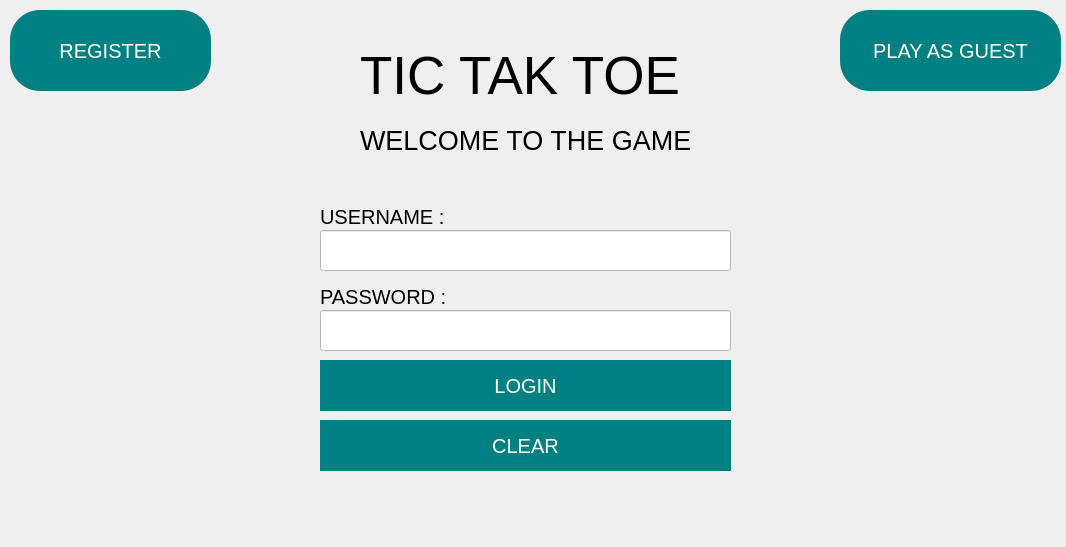
<?xml version="1.0" encoding="UTF-8"?>
<ui version="4.0">
 <class>MainWindow</class>
 <widget class="QMainWindow" name="MainWindow">
  <property name="geometry">
   <rect>
    <x>0</x>
    <y>0</y>
    <width>1066</width>
    <height>547</height>
   </rect>
  </property>
  <property name="windowTitle">
   <string>Login</string>
  </property>
  <property name="styleSheet">
   <string notr="true">QMainWindow {
background-image: url(:/image/5599352.jpg);
background-position:center;
}</string>
  </property>
  <widget class="QWidget" name="centralwidget">
   <widget class="QPushButton" name="RegisterButton_2">
    <property name="geometry">
     <rect>
      <x>10</x>
      <y>10</y>
      <width>201</width>
      <height>81</height>
     </rect>
    </property>
    <property name="font">
     <font>
      <pointsize>-1</pointsize>
     </font>
    </property>
    <property name="cursor">
     <cursorShape>PointingHandCursor</cursorShape>
    </property>
    <property name="styleSheet">
     <string notr="true">QPushButton 
{ 
background-color: teal;
      color: white;
        font-size: 20px;
        border-radius: 30px;
        padding: 10px 20px
}</string>
    </property>
    <property name="text">
     <string>REGISTER</string>
    </property>
   </widget>
   <widget class="QPushButton" name="LoginButton">
    <property name="geometry">
     <rect>
      <x>320</x>
      <y>360</y>
      <width>411</width>
      <height>51</height>
     </rect>
    </property>
    <property name="font">
     <font>
      <pointsize>-1</pointsize>
     </font>
    </property>
    <property name="cursor">
     <cursorShape>PointingHandCursor</cursorShape>
    </property>
    <property name="styleSheet">
     <string notr="true">QPushButton 
{ 
background-color: teal;
      color: white;
        font-size: 20px;
        border-radius: 30px;
        padding: 10px 20px
}</string>
    </property>
    <property name="text">
     <string>LOGIN</string>
    </property>
   </widget>
   <widget class="QStackedWidget" name="stackedWidget">
    <property name="geometry">
     <rect>
      <x>40</x>
      <y>200</y>
      <width>41</width>
      <height>31</height>
     </rect>
    </property>
    <property name="currentIndex">
     <number>1</number>
    </property>
    <widget class="QWidget" name="page"/>
    <widget class="QWidget" name="page_2"/>
   </widget>
   <widget class="QLabel" name="label">
    <property name="geometry">
     <rect>
      <x>360</x>
      <y>40</y>
      <width>381</width>
      <height>71</height>
     </rect>
    </property>
    <property name="font">
     <font>
      <pointsize>40</pointsize>
     </font>
    </property>
    <property name="styleSheet">
     <string notr="true">QLabel {
color:black;
}</string>
    </property>
    <property name="text">
     <string>TIC TAK TOE</string>
    </property>
   </widget>
   <widget class="QLabel" name="label_2">
    <property name="geometry">
     <rect>
      <x>320</x>
      <y>200</y>
      <width>140</width>
      <height>33</height>
     </rect>
    </property>
    <property name="font">
     <font>
      <pointsize>15</pointsize>
     </font>
    </property>
    <property name="styleSheet">
     <string notr="true">QLabel {
color:black;
}</string>
    </property>
    <property name="text">
     <string>USERNAME :</string>
    </property>
   </widget>
   <widget class="QLineEdit" name="lineEdit">
    <property name="geometry">
     <rect>
      <x>320</x>
      <y>230</y>
      <width>411</width>
      <height>41</height>
     </rect>
    </property>
    <property name="font">
     <font>
      <pointsize>12</pointsize>
     </font>
    </property>
    <property name="styleSheet">
     <string notr="true">QLineEdit
{ 
background-color:white;
}</string>
    </property>
   </widget>
   <widget class="QLabel" name="label_3">
    <property name="geometry">
     <rect>
      <x>320</x>
      <y>280</y>
      <width>141</width>
      <height>33</height>
     </rect>
    </property>
    <property name="font">
     <font>
      <pointsize>15</pointsize>
     </font>
    </property>
    <property name="styleSheet">
     <string notr="true">QLabel {
color:black;
}</string>
    </property>
    <property name="text">
     <string>PASSWORD :</string>
    </property>
   </widget>
   <widget class="QLineEdit" name="lineEdit_2">
    <property name="geometry">
     <rect>
      <x>320</x>
      <y>310</y>
      <width>411</width>
      <height>41</height>
     </rect>
    </property>
    <property name="font">
     <font>
      <pointsize>12</pointsize>
     </font>
    </property>
    <property name="styleSheet">
     <string notr="true">QLineEdit
{ 
background-color:white;
}</string>
    </property>
    <property name="echoMode">
     <enum>QLineEdit::EchoMode::Password</enum>
    </property>
   </widget>
   <widget class="QPushButton" name="GuestButton_4">
    <property name="geometry">
     <rect>
      <x>840</x>
      <y>10</y>
      <width>221</width>
      <height>81</height>
     </rect>
    </property>
    <property name="font">
     <font>
      <pointsize>-1</pointsize>
     </font>
    </property>
    <property name="cursor">
     <cursorShape>PointingHandCursor</cursorShape>
    </property>
    <property name="styleSheet">
     <string notr="true">QPushButton 
{ 
background-color: teal;
      color: white;
        font-size: 20px;
        border-radius: 30px;
        padding: 10px 20px
}</string>
    </property>
    <property name="text">
     <string>PLAY AS GUEST</string>
    </property>
   </widget>
   <widget class="QPushButton" name="clearButton_3">
    <property name="geometry">
     <rect>
      <x>320</x>
      <y>420</y>
      <width>411</width>
      <height>51</height>
     </rect>
    </property>
    <property name="font">
     <font>
      <pointsize>-1</pointsize>
     </font>
    </property>
    <property name="cursor">
     <cursorShape>PointingHandCursor</cursorShape>
    </property>
    <property name="styleSheet">
     <string notr="true">QPushButton 
{ 
background-color: teal;
      color: white;
        font-size: 20px;
        border-radius: 30px;
        padding: 10px 20px
}</string>
    </property>
    <property name="text">
     <string>CLEAR</string>
    </property>
   </widget>
   <widget class="QLabel" name="label_4">
    <property name="geometry">
     <rect>
      <x>360</x>
      <y>120</y>
      <width>381</width>
      <height>41</height>
     </rect>
    </property>
    <property name="font">
     <font>
      <pointsize>20</pointsize>
     </font>
    </property>
    <property name="styleSheet">
     <string notr="true">QLabel {
color:black;
center;
}</string>
    </property>
    <property name="text">
     <string>WELCOME TO THE GAME</string>
    </property>
   </widget>
  </widget>
 </widget>
 <resources/>
 <connections/>
</ui>
